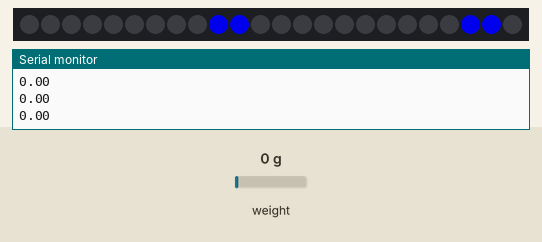
Bench run of a sketch on a simulated ESP8266 (NodeMCU). On the bench: 24 RGB LEDs in strip order, left to right, the last lines printed to the serial monitor. The inputs (shaded band) are chosen by the test bench; at power-on: weight on the scale 0 g. Dim RGB values are drawn brighter than linear; WiFi joins after 1.5 s; servers stay silent unless stated.

Above: at 2.0 s.
At 5.61 s:
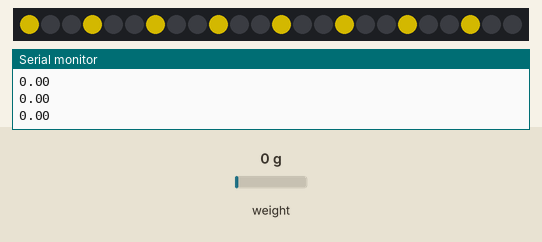
5.8 s: weight on the scale set to 305 g
At 7.27 s:
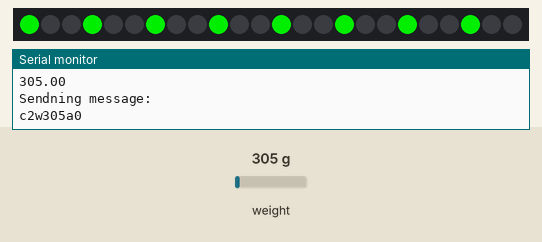
7.4 s: weight on the scale set to 100 g
At 9.6 s:
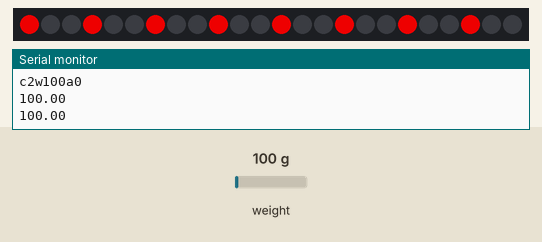
10.1 s: weight on the scale set to 1250 g
At 10.79 s:
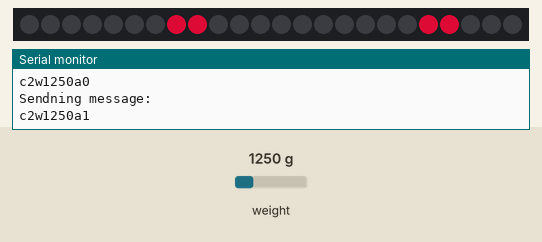

Measured:
- after the input at 5.8 s, the LEDs: first differ from a run without the input after 0.18 s (image 2 shows a later state)
- after the input at 10.1 s, the LEDs: first change after 0.49 s (image 4 shows a later state)
- what the display in image 0 shows lasts 1.2 s, from 1.9 s to 3.1 s

The sketch:

main.ino
```cpp
/*
  The main code for the smart coster arduino project
  made by: Liquid temp
  date: 2016-09-19
*/

/*
 * Comment out the different variables depending
 * on wheather you want to use them.
 */
#define USE_WIFI
#define USE_SCALE

// Library includes
// -----------------------------------

#include <HX711.h>
#include <Adafruit_NeoPixel.h>

#ifdef USE_WIFI
  #include <ESP8266WiFi.h>
  #include <WiFiUdp.h>
#endif

// -----------------------------------

// Public states
// -----------------------------------
int initialize = 0;
int noGlass = 1;
int content = 2;
int lowContent = 3;
int assistance = 4;
// -----------------------------------

// Weight definitions
// The Limits may need to configured according to what glass that is used
// -----------------------------------
int wNoGlass = 80;
int wLowContent = 300;
int wContent = 700;
// -----------------------------------

// Pins
// Change the pins to correspond to the pins used on the arduino
// -----------------------------------
int dataPinScale = 12;
int clockPinScale = 13;
int ledsPin = 14;
// -----------------------------------


// Counters and delay variables
int tareCounter = 0; // For sequential tear
int stateDelay = 0; // Counter for making smoother transitions between states
int delayLimit = 0; // How long to wait before switching state
int lastStateChange = 0; // Cycles since last state change. Used to set initial weight state
int initialWeightState = 0; // Save the initial weight after state change
int tareCycle = 24; // How often it should do the sequential tare

// initial state
unsigned int state = initialize;

// Scale variables
double weight = 0;
double prevWeight = 0;

// Led variables
unsigned int patternInterval = 20 ; // time between steps in the pattern
unsigned int lastUpdate = 0 ; // for millis() when last update occoured
int cR = 0;
int cG = 0;
int cB = 0;
int colorStep = 10;
int brightness = 200;

// Wifi/Udp variables
#ifdef USE_WIFI
  IPAddress ip(10,10,10,10); // IP adress of server. Change to your IP address
  unsigned int port = 41234;
  char* ssid = "Wifi network name"; // Change to the ssid of your wifi network
  char* password = "password"; // Change to the password of your wifi network
  String cId = "2"; // String for easy protocol message build Need to be uniqe for each coaster. This is hard coded now. Should not be in the future.
  int bufferSize = 255;
  WiFiUDP Udp; // UDP Client
  int needAssist  = 0;
#endif

HX711 scale(dataPinScale, clockPinScale, 64);
Adafruit_NeoPixel leds = Adafruit_NeoPixel(24, ledsPin, NEO_GRB + NEO_KHZ800);

/*
   Setup right now:
   1. Serial
   2. Leds
   3. Scale
   4. Wifi
*/
void setup() {
  Serial.begin(115200);
  Serial.println("\nSetting up!");

  // Leds
  leds.begin();
  leds.setBrightness(brightness);
  wipe();
  updateLeds();
  Serial.println("Leds done!");

  // Scale
  #ifdef USE_SCALE
  //calibrateScale();
  initScale();
  Serial.println("Scale done!");
  #endif

  //Wifi
  #ifdef USE_WIFI
  initWifi();
  Serial.println("Wifi done!");
  #endif
}

void loop() {

  // Read data from server
  #ifdef USE_WIFI
  handleData(readData());
  #endif

  //
  if (tareCounter % 4 == 0) {
  #ifdef USE_SCALE
  // Read the value of the scale and set state accordingly.
  handleScale();
  #endif
  } else {
    delay(50);
  }
  // Update leds each iteration
  updateLeds();
  tareCounter++; // Increase the tare counter used for calculate when the next tare should occure.
  lastStateChange++; // Increse the cycles since last state change

  // Code for keeping the loadcell generating consistent values
  if (lastStateChange == 14 && state != assistance)
  {
    initialWeightState = weight;
  }
  if (tareCounter > tareCycle && state != assistance)
  {
    if (state == noGlass) {
      scale.tareNonBlocking();
    } else {
      scale.tareWithCompensation(initialWeightState);
    }
    Serial.println("sequential tare");
    tareCounter = 0;
  }
}

//-------------------------------------------------------------------//
//--------------- START OF CODE FOR HELPER FUNCTIONS ----------------//
//-------------------------------------------------------------------//

/*
   Handle for state changes
*/
void setState(int newState)
{
  if (state != newState && stateDelay >= delayLimit) {
    if (newState == noGlass) {
      scale.tareNonBlocking();
    }
    Serial.print("Setting state to: ");
    Serial.println(newState);
    state = newState;
    stateDelay = 0;
    tareCounter = 0;
    lastStateChange = 0;
    patternInterval = 10;//_intervals[state]; // set speed for this pattern
    sendData(weight, needAssist);
    //wipe();
  } else {
    stateDelay += 1;
  }
}

//-------------------------------------------------------------------//
//--------------- END OF CODE FOR HELPER FUNCTIONS ------------------//
//-------------------------------------------------------------------//


//-------------------------------------------------------------------//
//--------------- START OF CODE FOR LOAD CELL CONTROL ---------------//
//-------------------------------------------------------------------//

void initScale()
{
  scale.set_scale(200);
  scale.tare();
  int i = 0;
  while (i < 10) {
    //Serial.println(i);
    updateLeds();
    Serial.println(scale.get_units());
    i++;
  }
  scale.tare();
}

void calibrateScale()
{
  scale.set_scale();
  scale.tare();
  Serial.println("place item on scale");
  #ifdef USE_WIFI
  sendData(0,1);
  #endif
  delay(3000);
  Serial.print("The value that should be devided by the weight of the object is: ");

  //Serial.println(scale.get_units(10));
  #ifdef USE_WIFI
  sendData(scale.get_units(10),1);
  #endif
  Serial.println("the above value should be set with set_scale");
  delay(10000);
}

/*
 * Handle the scale value and set appropriate state.
 */
void handleScale() {
  weight = scale.get_units();
  /*if (weight < 0) {
    weight = 0;
  }*/
  Serial.println(weight);

  if (state != assistance) {
    if (weight < wNoGlass) {
      setState(1);
    } else if (weight < wLowContent) {
      setState(3);
    } else if (weight < wContent) {
      setState(2);
    } else if (weight > wContent && prevWeight > wContent) {
      setState(4);
      #ifdef USE_WIFI
      needAssist = 1;
      #endif
    }
    prevWeight = weight;
  }

  #ifdef USE_WIFI
  if (tareCounter % 10 == 0){
    sendData(weight, needAssist);
  }
  #endif
}

//-------------------------------------------------------------------//
//---------------- END OF CODE FOR LOAD CELL CONTROL ----------------//
//-------------------------------------------------------------------//

//
//

//-------------------------------------------------------------------//
//------------------ START OF CODE FOR LED CONTROL ------------------//
//-------------------------------------------------------------------//

void  updateLeds() { // call the pattern currently being created
  if (millis() - lastUpdate > patternInterval) {
    switch (state) {
      case 0: // Initalize state
        loading(leds.Color(0, 0, 255)); // Blue
        break;
      case 1: // No glass state
        colorTransition(200, 150, 0); // Yellow
        break;
      case 2: // Glass with content
        colorTransition(0, 255, 0); // Green
        break;
      case 3: // Glass with low content
        colorTransition(255, 0, 0); // red
        break;
      case 4: // Need assistance
        loading(leds.Color(192, 10, 47)); // Magenta
        break;
    }
  }
}

void colorWipe(uint32_t c) { // modified from Adafruit example to make it a state machine
  static int i = 0;
  leds.setPixelColor(i, c);
  leds.show();
  i++;
  if (i >= leds.numPixels()) {
    i = 0;
    wipe(); // blank out leds
  }
  lastUpdate = millis(); // time for next change to the display
}

void loading(uint32_t c) { // modified from Adafruit example to make it a state machine
  static int i = 0;
  wipe();
  leds.setPixelColor(i, c);
  leds.setPixelColor((i+1)%leds.numPixels(), c);
  leds.setPixelColor((i+leds.numPixels()/2)%leds.numPixels(), c);
  leds.setPixelColor((i+1+leds.numPixels()/2)%leds.numPixels(), c);
  leds.show();
  i++;
  if (i >= leds.numPixels()) {
    i = 0;
    wipe(); // blank out leds
  }
  lastUpdate = millis(); // time for next change to the display
}
void colorTransition(int r, int g, int b) {

    if(cR != r || cG != g || cB != b){
      // Check and set R
      if(cR < r) {
        cR += colorStep;
        if(cR > 255){
          cR = 255;
          }
        } else {
          cR -= colorStep;
          if (cR < 0){
            cR = 0;
          }
       }
       // Check and set G
       if(cG < g) {
        cG += colorStep;
        if(cG > 255){
          cG = 255;
          }
        } else {
          cG -= colorStep;
          if (cG < 0){
            cG = 0;
          }
       }
       // Check and set B
       if(cB < b) {
        cB += colorStep;
        if(cB > 255){
          cB = 255;
          }
        } else {
          cB -= colorStep;
          if (cB < 0){
            cB = 0;
          }
        }

       int step = 3;
       //if (cR + cG + cB < 256){
       // step = 2;
       // }
       wipe(); // blank out leds
       // set the leds to the current transitioning color
       for(int x = 0; x < leds.numPixels(); x+=step) {
        leds.setPixelColor(x, leds.Color(cR, cG, cB));
       }
       leds.show();
     }
     lastUpdate = millis(); // time for next change to the display
  }

void staticLight(uint32_t c) {  //12 of 24 leds light up at once, added loop
  wipe();
  for (int i = 0; i < leds.numPixels(); i+=2) {
    leds.setPixelColor(i, c);
  }
  leds.show();
}

void staticLowLight(uint32_t c) {
  wipe();
  leds.setPixelColor(0, c);
  leds.setPixelColor(4, c);
  leds.setPixelColor(8, c);
  leds.setPixelColor(12, c);
  leds.setPixelColor(16, c);
  leds.setPixelColor(20, c);
  leds.show();
}
void wipe() { // clear all LEDs
  for (int i = 0; i < leds.numPixels(); i++) {
    leds.setPixelColor(i, leds.Color(0, 0, 0));
  }
}

uint32_t Wheel(byte WheelPos) {
  WheelPos = 255 - WheelPos;
  if (WheelPos < 85) {
    return leds.Color(255 - WheelPos * 3, 0, WheelPos * 3);
  }
  if (WheelPos < 170) {
    WheelPos -= 85;
    return leds.Color(0, WheelPos * 3, 255 - WheelPos * 3);
  }
  WheelPos -= 170;
  return leds.Color(WheelPos * 3, 255 - WheelPos * 3, 0);
}


// splitColor() - Receive a uint32_t value, and spread into bits.
uint8_t splitColor ( uint32_t c, char value )
{
  switch ( value ) {
    case 'r': return (uint8_t)(c >> 16);
    case 'g': return (uint8_t)(c >>  8);
    case 'b': return (uint8_t)(c >>  0);
    default:  return 0;
  }
}

//-------------------------------------------------------------------//
//------------------- END OF CODE FOR LED CONTROL -------------------//
//-------------------------------------------------------------------//

//
//

//-------------------------------------------------------------------//
//--------------------- START OF CODE FOR WIFI ----------------------//
//-------------------------------------------------------------------//

#ifdef USE_WIFI
/*
   Init wifi
*/
void initWifi() {
  // We start by connecting to a WiFi network
  Serial.print("Connecting to ");
  Serial.println(ssid);
  WiFi.begin(ssid, password);
  // Wait until connection is established
  while (WiFi.status() != WL_CONNECTED) {
    delay(50);
    Serial.print(".");
    updateLeds();
  }
  // We are good to go!
  setState(1);
  Serial.println("\nWiFi connected! Beginning UDP server!");
  Udp.begin(port);
}

/*
   Read data from the server if there are any
*/
char* readData() {
  // if there's data available, read a packet
  int packetSize = Udp.parsePacket();
  if (packetSize) {
    char buffer[bufferSize];
    // Remove scrap!
    for (int i = 0; i <= bufferSize; i++) {
      buffer[i] = 0;
    }
    int len = Udp.read(buffer, bufferSize);
    if (len > 0) {
      buffer[len] = 0;
    }
    return buffer;
  }
}
/*
   Send weight and attention to server
*/
void sendData(int weight, int attention) {
  String temp = "c" + cId + "w" + weight + "a" + attention;
  int size = sizeof(temp) + 1;
  char send[size];
  temp.toCharArray(send, size);
  Serial.println("Sendning message:");
  Serial.println(send);
  Udp.beginPacket(ip, port); //start udp packet
  Udp.write(send);
  Udp.endPacket(); // end packet
}

/*
  Handle data from interface
*/
void handleData(char* data) {
  String command = data;

  // Attention Reset
  if (command == "arst") {
    Serial.println("Handle reset!");
    needAssist = 0;
    stateDelay = delayLimit; // to force state change
    // To remove errors for the revert back out of assistance state
    int temp = scale.read();
    weight = temp;
    initialWeightState = temp;
    setState(2);
    // Set color to off to get a fade in when the new state is selected.
    cR = 0;
    cG = 0;
    cB = 0;
  } else if (command == "tare") {
    scale.tare();
    Serial.println("got tare instruction");
  } else if (command != "") {
    scale.set_scale(command.toInt());
    Serial.print("Set scale to: ");
    Serial.println(command);
  }
}

#endif // USE_WIFI

//-------------------------------------------------------------------//
//---------------------- END OF CODE FOR WIFI -----------------------//
//-------------------------------------------------------------------//
```
